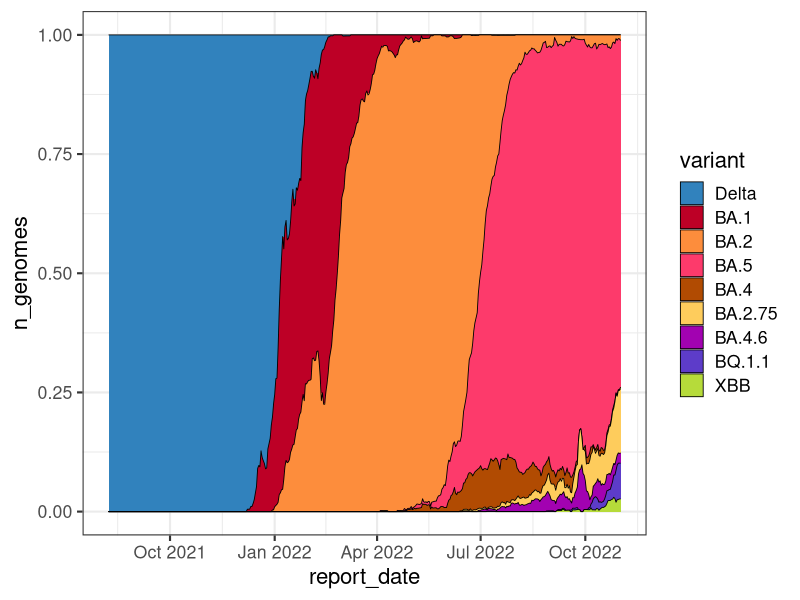

Write R code to recreate this figure.
## ---- chunk 1
knitr::opts_chunk$set(
  fig.path = "images/"
)
## ---- chunk 2
library(lubridate)
library(tidyr)
library(ggplot2)
library(forcats)

voc <- read.csv("data/all_variant_counts.csv")
voc$report_date <- ymd(voc$report_date)
tidy_voc <- pivot_longer(voc, !report_date, names_to = "variant", values_to = "n_genomes")

order_of_arrival <- c("Delta", "BA.1", "BA.2", "BA.5", "BA.4", "BA.2.75", "BA.4.6", 
"BQ.1.1")

tidy_voc$variant <- fct_relevel(tidy_voc$variant, order_of_arrival)

voc_pal <-   c(`Delta` = "#3182bd", 
               `BA.1` = "#bd0026", 
               `BA.2` = "#fd8d3c", 
               `BA.4` = "#B14B02",
               `BA.4.6` = "#A202B1",
               `BA.5` = "#FD3A6B",
               `BA.2.75` = "#fecc5c", 
               `BQ.1.1`  = "#5d3cc9", 
               `XBB` = "#b6db3a"
)


ggplot(tidy_voc, aes(report_date, n_genomes, fill=variant)) + 
    geom_area(position = 'fill', colour='black', size=0.3) +
    scale_fill_manual(values=voc_pal)+
    theme_bw(base_size = 16)  
